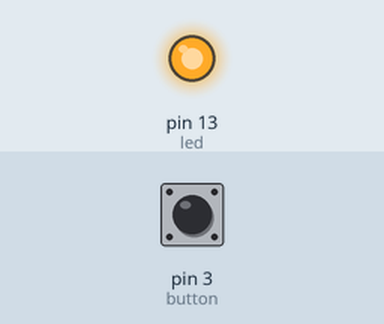
Simulated run of this sketch. Board: Arduino Uno, built with avr-gcc and run on an emulated ATmega328P. Shown: output pins drawn as LEDs (lit = HIGH). Inputs (shaded band) come from the test bench; at power-on: pin 3 (button) HIGH. What the sketch prints to the serial monitor is not drawn.

Above: at 0.3 s.
Timing chart, 0 to 1.8 s (numbered marks = the images above):
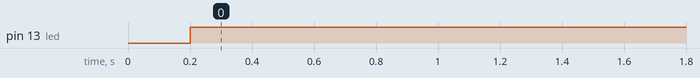

The sketch:

dkien_button.ino
```cpp
byte button = 3;
byte led = 13;
void setup() {
  Serial.begin(9600);
  pinMode(led,OUTPUT);
  pinMode(button,INPUT_PULLUP);

}

void loop() {
  Serial.print("Giá trị nút nhấn:  ");
  Serial.println(digitalRead(button));
  delay(200);
  byte state = digitalRead(button);

    if (state == 1){
      digitalWrite(led,1);
    }
    else{
      digitalWrite(led,0);
    }

}
```

Measured:
- by itself, pin 13 (led): LOW → HIGH at 0.20 s
